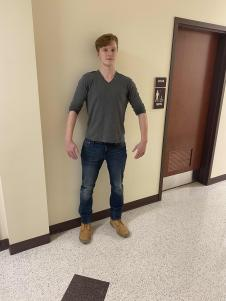
#> input picture image0.jpg, 226 x 301 px
$ python -i detect_body.py   (imports and definitions only)
#> lines starting #> are read from the running program, lines starting #| are printed output that depends on the picture
#> further down, picture is the input picture: shape (301, 226, 3); mean B, G, R 132.6, 151.6, 167.3
import cv2
from PIL import Image
import numpy
import webcolors

def detect_body(img):
    #i don't even want to comment this but it basically
    #uses someone elses cooler code to find bod sections
    body_cascade = cv2.CascadeClassifier('haarcascade_fullbody.xml')
    upper_cascade = cv2.CascadeClassifier('haarcascade_upperbody.xml')
    lower_cascade = cv2.CascadeClassifier('haarcascade_lowerbody.xml')

    gray = cv2.cvtColor(img, cv2.COLOR_BGR2GRAY)
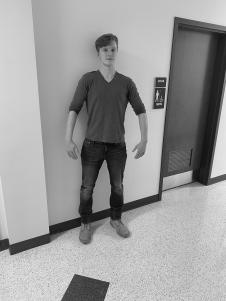
#> gray: shape (301, 226); min 1, max 238, mean 154.1

    bodies = body_cascade.detectMultiScale(gray, 1.05, 4)
#> bodies = ()
    upper = upper_cascade.detectMultiScale(gray, 1.05, 4)
#> upper = [[44, 11, 114, 93]]
    lower = lower_cascade.detectMultiScale(gray, 1.05, 4)
#> lower = [[32, 84, 137, 166]]
    dcolors = [None,None,None]


    for (x, y, w, h) in bodies:
        #cv2.rectangle(img, (x, y), (x + w, y + h), (0, 0, 255), 2)
        dcolors[0] = color_find(img[y:y + h, x:x + w])
#> this loop made 0 passes
#> after the loop, dcolors = 3 items

    for (x,y,w,h) in upper:
        #cv2.rectangle(img,(x,y),(x+w,y+h),(0,255,0),2)
        dcolors[1] = color_find(img[y:y + h, x:x + w])
#> this loop made 1 pass
#> (x, y, w, h) on pass 1: (44, 11, 114, 93)

    for (x,y,w,h) in lower:
        #cv2.rectangle(img,(x,y),(x+w,y+h),(255,0,0),2)
        dcolors[2] = color_find(img[y:y + h, x:x + w])

    return dcolors

def closest_colour(requested_colour):
    min_colours = {}
#> (the run stopped early here; a loop or call above may not have finished)

$ run again, on image1.jpg
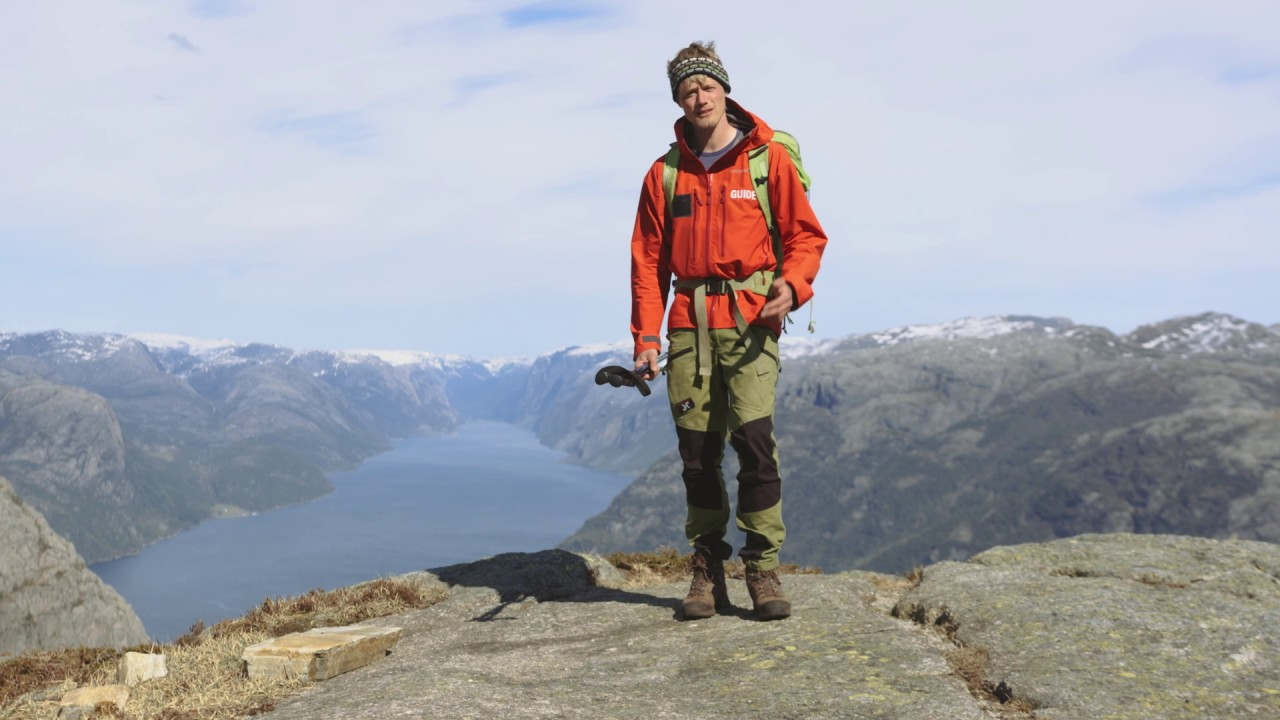
#> input picture image1.jpg, 1280 x 720 px
#> picture is the input picture: shape (720, 1280, 3); mean B, G, R 171, 164.5, 162.7
#> in detect_body, `gray = cv2.cvtColor(img, cv2.COLOR_BGR2GRAY)`:
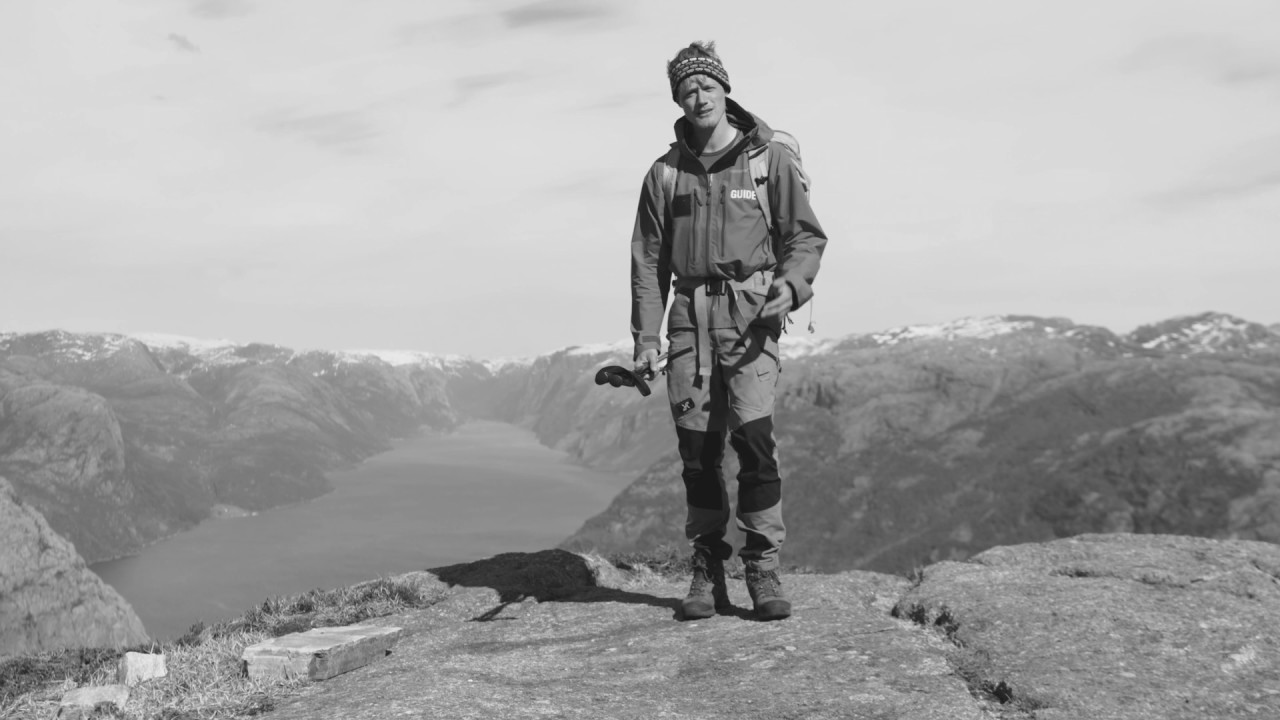
#> gray: shape (720, 1280); min 20, max 238, mean 164.7
#> bodies = [[646, 239, 34, 68], [630, 315, 170, 340], [608, 178, 241, 482]]
#> upper = [[676, 272, 47, 38], [637, 331, 175, 143]]
#> lower = [[561, 300, 315, 381]]
#> the loop in detect_body, `for (x, y, w, h) in bodies:` made 1 pass
#> (x, y, w, h) on pass 1: (646, 239, 34, 68)
#> after the loop in detect_body, `for (x, y, w, h) in bodies:`: dcolors = 3 items

$ run again, on aryan.jpg
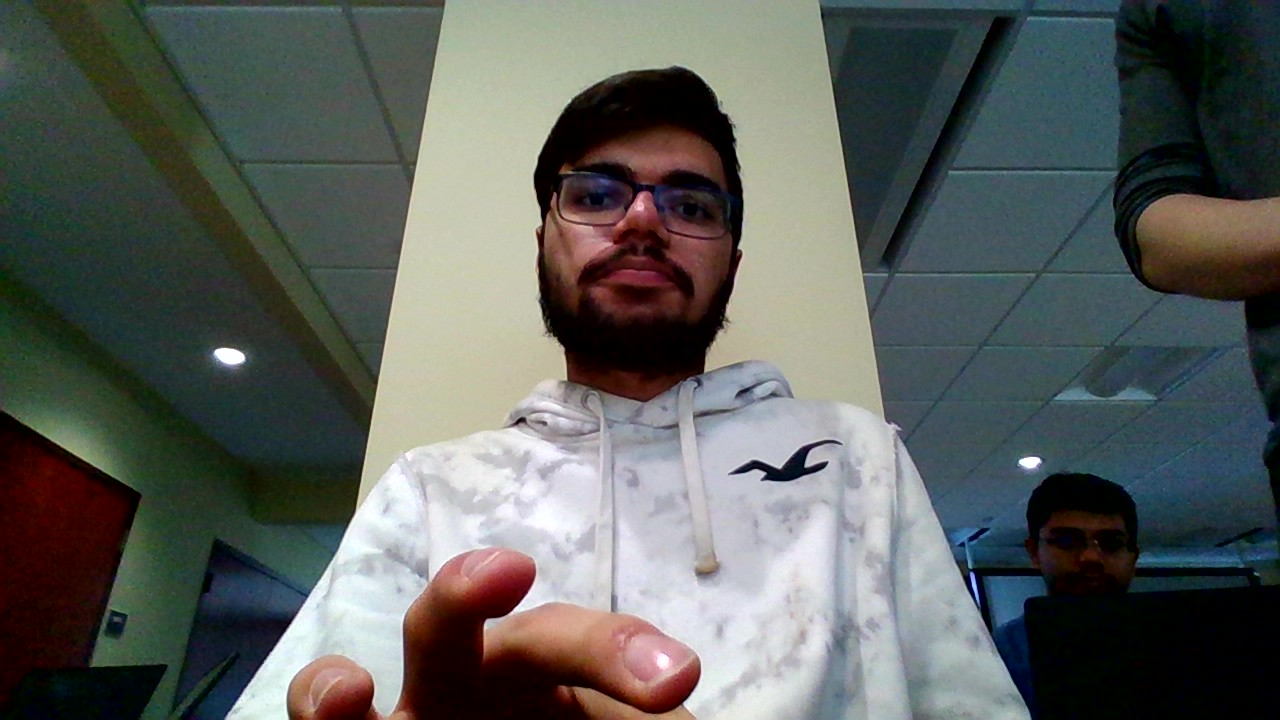
#> input picture aryan.jpg, 1280 x 720 px
#> picture is the input picture: shape (720, 1280, 3); mean B, G, R 91.8, 95.3, 91.3
#> in detect_body, `gray = cv2.cvtColor(img, cv2.COLOR_BGR2GRAY)`:
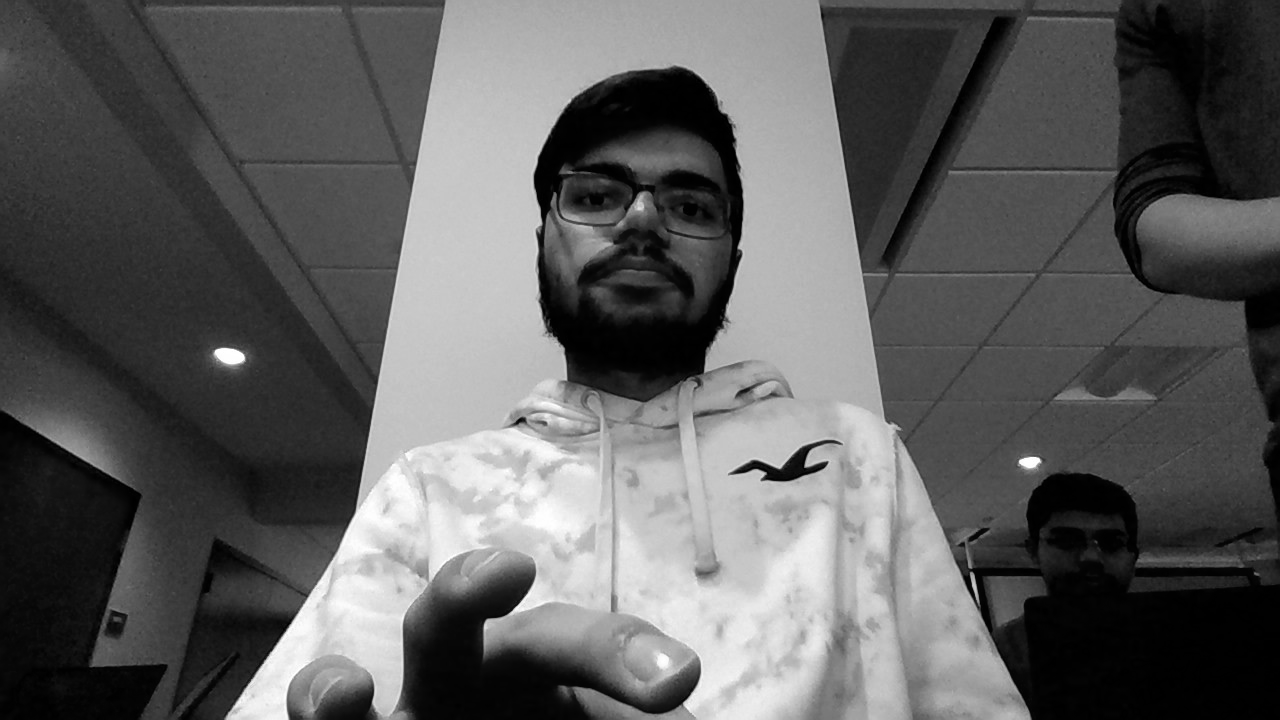
#> gray: shape (720, 1280); min 0, max 255, mean 93.7
#> bodies = [[686, 546, 32, 65], [520, 135, 50, 102]]
#> upper = ()
#> the loop in detect_body, `for (x, y, w, h) in bodies:` made 1 pass
#> (x, y, w, h) on pass 1: (686, 546, 32, 65)
#> after the loop in detect_body, `for (x, y, w, h) in bodies:`: dcolors = 3 items
